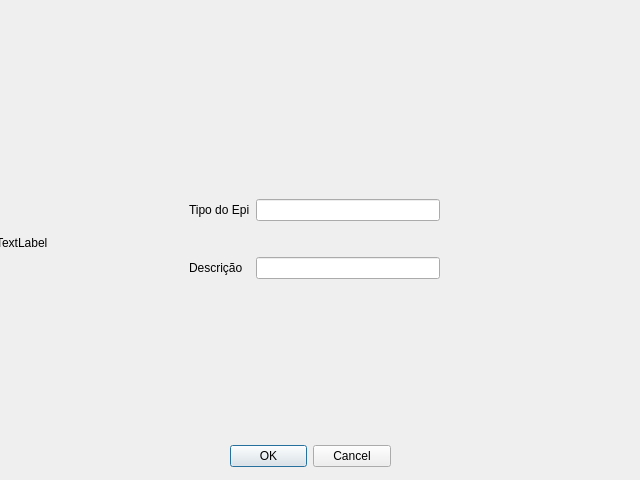
<?xml version="1.0" encoding="UTF-8"?>
<ui version="4.0">
 <class>cadastroepi</class>
 <widget class="QDialog" name="cadastroepi">
  <property name="geometry">
   <rect>
    <x>0</x>
    <y>0</y>
    <width>640</width>
    <height>480</height>
   </rect>
  </property>
  <property name="windowTitle">
   <string>Dialog</string>
  </property>
  <widget class="QDialogButtonBox" name="buttonBox">
   <property name="geometry">
    <rect>
     <x>230</x>
     <y>440</y>
     <width>161</width>
     <height>32</height>
    </rect>
   </property>
   <property name="orientation">
    <enum>Qt::Horizontal</enum>
   </property>
   <property name="standardButtons">
    <set>QDialogButtonBox::Cancel|QDialogButtonBox::Ok</set>
   </property>
  </widget>
  <widget class="QWidget" name="gridLayoutWidget">
   <property name="geometry">
    <rect>
     <x>189</x>
     <y>169</y>
     <width>251</width>
     <height>141</height>
    </rect>
   </property>
   <layout class="QGridLayout" name="gridLayout">
    <item row="0" column="1">
     <widget class="QLineEdit" name="tipo"/>
    </item>
    <item row="0" column="0">
     <widget class="QLabel" name="label">
      <property name="text">
       <string>Tipo do Epi</string>
      </property>
     </widget>
    </item>
    <item row="1" column="0">
     <widget class="QLabel" name="label_2">
      <property name="text">
       <string>Descrição</string>
      </property>
     </widget>
    </item>
    <item row="1" column="1">
     <widget class="QLineEdit" name="atdescricao"/>
    </item>
   </layout>
  </widget>
  <widget class="QLabel" name="label_7">
   <property name="geometry">
    <rect>
     <x>-4</x>
     <y>2</y>
     <width>641</width>
     <height>481</height>
    </rect>
   </property>
   <property name="text">
    <string>TextLabel</string>
   </property>
  </widget>
  <zorder>label_7</zorder>
  <zorder>buttonBox</zorder>
  <zorder>gridLayoutWidget</zorder>
 </widget>
 <resources/>
 <connections>
  <connection>
   <sender>buttonBox</sender>
   <signal>accepted()</signal>
   <receiver>cadastroepi</receiver>
   <slot>accept()</slot>
   <hints>
    <hint type="sourcelabel">
     <x>248</x>
     <y>254</y>
    </hint>
    <hint type="destinationlabel">
     <x>157</x>
     <y>274</y>
    </hint>
   </hints>
  </connection>
  <connection>
   <sender>buttonBox</sender>
   <signal>rejected()</signal>
   <receiver>cadastroepi</receiver>
   <slot>reject()</slot>
   <hints>
    <hint type="sourcelabel">
     <x>316</x>
     <y>260</y>
    </hint>
    <hint type="destinationlabel">
     <x>286</x>
     <y>274</y>
    </hint>
   </hints>
  </connection>
 </connections>
</ui>
